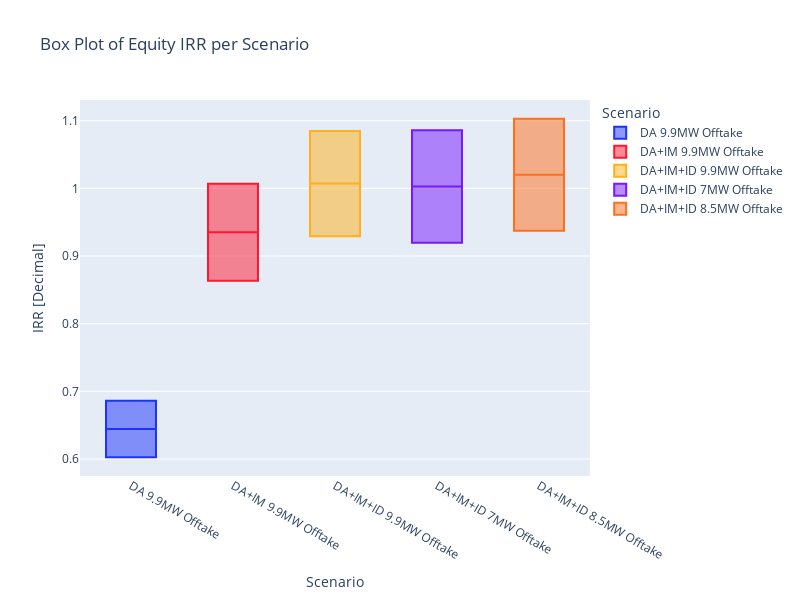
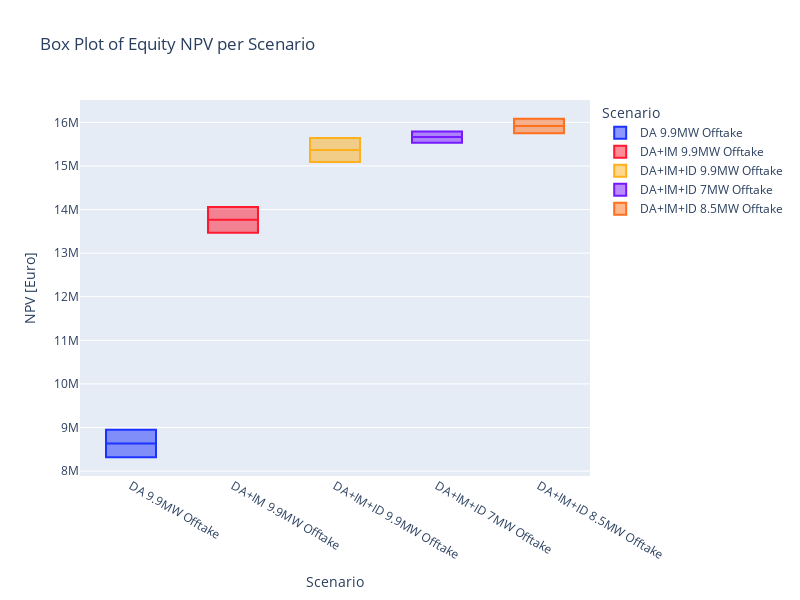

Notebook code for these charts, in order:
### Code cell
model_file = "250130 - Multi-Asset Financial Model Version 1.12B Kisuma (2024) - DUA.xlsx"
model_cases = "DA 9.9MW Offtake", "DA+IM 9.9MW Offtake", "DA+IM+ID 9.9MW Offtake", "DA+IM+ID 7MW Offtake", "DA+IM+ID 8.5MW Offtake"
model_uncertainties = [
        # CAPEX & OPEX parameters
        RealParameter("Contingency_CAPEX", -0.2, 0.2),
        RealParameter("Contingency_OPEX", -0.2, 0.2),
        # RealParameter("Merchant_Revenue", 150000, 350000),
        # RealParameter("EnecoMRI", 150000, 350000),
        # RealParameter("Land_lease_RE", 100000, 250000),
        # RealParameter("Land_lease_zelf", 300000, 600000),
        # RealParameter("landlease", 475000, 500000),
        # RealParameter("Aandeelhouderschap", 0.05, 0.25),
        # CategoricalParameter("revenuesplitshare", ("0","0.15","0.2")),
        # CategoricalParameter("revenuesplitbound", ("27000000","28000000","29000000", "30000000","31000000","32000000")),
        # CategoricalParameter("Repayment_type_senior", ("Linear", "Balloon")),
        # RealParameter("Interest_rate_senior", 0.04,0.05),
        # RealParameter("Balloon_size_senior", 0.05,0.15),
        # RealParameter("Gearing", 0.5, 0.8),
        # RealParameter("Yearly_revenue_growth", -0.02, 0.02),
        RealParameter("gridcost_volatility", -0.1,0.25),
        RealParameter("gasprice_volatility", -0.1, 0.2),
        # RealParameter("ATR85_Coverage", 0., 1)
    ]

kisuma_DUA = DUA(model_file, model_cases, model_uncertainties, n_simulations=2)

### Figure 1 — Plotly figure (JSON) as saved in the notebook; plotly's stock layout.template omitted (floating-point values rounded to 4 significant figures)
{"data": [{"alignmentgroup": "True", "hovertemplate": "Scenario=%{x}<br>IRR [Decimal]=%{y}<extra></extra>", "legendgroup": "DA 9.9MW Offtake", "marker": {"color": "#1c33ff"}, "name": "DA 9.9MW Offtake", "notched": false, "offsetgroup": "DA 9.9MW Offtake", "orientation": "v", "showlegend": true, "type": "box", "x": ["DA 9.9MW Offtake", "DA 9.9MW Offtake"], "x0": " ", "xaxis": "x", "y": [0.6862, 0.6027], "y0": " ", "yaxis": "y"}, {"alignmentgroup": "True", "hovertemplate": "Scenario=%{x}<br>IRR [Decimal]=%{y}<extra></extra>", "legendgroup": "DA+IM 9.9MW Offtake", "marker": {"color": "#ff1930"}, "name": "DA+IM 9.9MW Offtake", "notched": false, "offsetgroup": "DA+IM 9.9MW Offtake", "orientation": "v", "showlegend": true, "type": "box", "x": ["DA+IM 9.9MW Offtake", "DA+IM 9.9MW Offtake"], "x0": " ", "xaxis": "x", "y": [1.007, 0.8633], "y0": " ", "yaxis": "y"}, {"alignmentgroup": "True", "hovertemplate": "Scenario=%{x}<br>IRR [Decimal]=%{y}<extra></extra>", "legendgroup": "DA+IM+ID 9.9MW Offtake", "marker": {"color": "#ffb01c"}, "name": "DA+IM+ID 9.9MW Offtake", "notched": false, "offsetgroup": "DA+IM+ID 9.9MW Offtake", "orientation": "v", "showlegend": true, "type": "box", "x": ["DA+IM+ID 9.9MW Offtake", "DA+IM+ID 9.9MW Offtake"], "x0": " ", "xaxis": "x", "y": [1.085, 0.9291], "y0": " ", "yaxis": "y"}, {"alignmentgroup": "True", "hovertemplate": "Scenario=%{x}<br>IRR [Decimal]=%{y}<extra></extra>", "legendgroup": "DA+IM+ID 7MW Offtake", "marker": {"color": "#7519ff"}, "name": "DA+IM+ID 7MW Offtake", "notched": false, "offsetgroup": "DA+IM+ID 7MW Offtake", "orientation": "v", "showlegend": true, "type": "box", "x": ["DA+IM+ID 7MW Offtake", "DA+IM+ID 7MW Offtake"], "x0": " ", "xaxis": "x", "y": [1.086, 0.9197], "y0": " ", "yaxis": "y"}, {"alignmentgroup": "True", "hovertemplate": "Scenario=%{x}<br>IRR [Decimal]=%{y}<extra></extra>", "legendgroup": "DA+IM+ID 8.5MW Offtake", "marker": {"color": "#ff6f1c"}, "name": "DA+IM+ID 8.5MW Offtake", "notched": false, "offsetgroup": "DA+IM+ID 8.5MW Offtake", "orientation": "v", "showlegend": true, "type": "box", "x": ["DA+IM+ID 8.5MW Offtake", "DA+IM+ID 8.5MW Offtake"], "x0": " ", "xaxis": "x", "y": [1.103, 0.9374], "y0": " ", "yaxis": "y"}], "layout": {"boxmode": "overlay", "height": 600, "legend": {"title": {"text": "Scenario"}, "tracegroupgap": 0}, "title": {"text": "Box Plot of Equity IRR per Scenario"}, "width": 800, "xaxis": {"anchor": "y", "categoryarray": ["DA 9.9MW Offtake", "DA+IM 9.9MW Offtake", "DA+IM+ID 9.9MW Offtake", "DA+IM+ID 7MW Offtake", "DA+IM+ID 8.5MW Offtake"], "categoryorder": "array", "domain": [0, 1], "title": {"text": "Scenario"}}, "yaxis": {"anchor": "x", "domain": [0, 1], "title": {"text": "IRR [Decimal]"}}}}

### Figure 2 — Plotly figure (JSON) as saved in the notebook; plotly's stock layout.template omitted (floating-point values rounded to 4 significant figures)
{"data": [{"alignmentgroup": "True", "hovertemplate": "Scenario=%{x}<br>NPV [EUR]=%{y}<extra></extra>", "legendgroup": "DA 9.9MW Offtake", "marker": {"color": "#1c33ff"}, "name": "DA 9.9MW Offtake", "notched": false, "offsetgroup": "DA 9.9MW Offtake", "orientation": "v", "showlegend": true, "type": "box", "x": ["DA 9.9MW Offtake", "DA 9.9MW Offtake"], "x0": " ", "xaxis": "x", "y": [8318000.0, 8946000.0], "y0": " ", "yaxis": "y"}, {"alignmentgroup": "True", "hovertemplate": "Scenario=%{x}<br>NPV [EUR]=%{y}<extra></extra>", "legendgroup": "DA+IM 9.9MW Offtake", "marker": {"color": "#ff1930"}, "name": "DA+IM 9.9MW Offtake", "notched": false, "offsetgroup": "DA+IM 9.9MW Offtake", "orientation": "v", "showlegend": true, "type": "box", "x": ["DA+IM 9.9MW Offtake", "DA+IM 9.9MW Offtake"], "x0": " ", "xaxis": "x", "y": [13470000.0, 14060000.0], "y0": " ", "yaxis": "y"}, {"alignmentgroup": "True", "hovertemplate": "Scenario=%{x}<br>NPV [EUR]=%{y}<extra></extra>", "legendgroup": "DA+IM+ID 9.9MW Offtake", "marker": {"color": "#ffb01c"}, "name": "DA+IM+ID 9.9MW Offtake", "notched": false, "offsetgroup": "DA+IM+ID 9.9MW Offtake", "orientation": "v", "showlegend": true, "type": "box", "x": ["DA+IM+ID 9.9MW Offtake", "DA+IM+ID 9.9MW Offtake"], "x0": " ", "xaxis": "x", "y": [15090000.0, 15640000.0], "y0": " ", "yaxis": "y"}, {"alignmentgroup": "True", "hovertemplate": "Scenario=%{x}<br>NPV [EUR]=%{y}<extra></extra>", "legendgroup": "DA+IM+ID 7MW Offtake", "marker": {"color": "#7519ff"}, "name": "DA+IM+ID 7MW Offtake", "notched": false, "offsetgroup": "DA+IM+ID 7MW Offtake", "orientation": "v", "showlegend": true, "type": "box", "x": ["DA+IM+ID 7MW Offtake", "DA+IM+ID 7MW Offtake"], "x0": " ", "xaxis": "x", "y": [15530000.0, 15790000.0], "y0": " ", "yaxis": "y"}, {"alignmentgroup": "True", "hovertemplate": "Scenario=%{x}<br>NPV [EUR]=%{y}<extra></extra>", "legendgroup": "DA+IM+ID 8.5MW Offtake", "marker": {"color": "#ff6f1c"}, "name": "DA+IM+ID 8.5MW Offtake", "notched": false, "offsetgroup": "DA+IM+ID 8.5MW Offtake", "orientation": "v", "showlegend": true, "type": "box", "x": ["DA+IM+ID 8.5MW Offtake", "DA+IM+ID 8.5MW Offtake"], "x0": " ", "xaxis": "x", "y": [15750000.0, 16080000.0], "y0": " ", "yaxis": "y"}], "layout": {"boxmode": "overlay", "height": 600, "legend": {"title": {"text": "Scenario"}, "tracegroupgap": 0}, "title": {"text": "Box Plot of Equity NPV per Scenario"}, "width": 800, "xaxis": {"anchor": "y", "categoryarray": ["DA 9.9MW Offtake", "DA+IM 9.9MW Offtake", "DA+IM+ID 9.9MW Offtake", "DA+IM+ID 7MW Offtake", "DA+IM+ID 8.5MW Offtake"], "categoryorder": "array", "domain": [0, 1], "title": {"text": "Scenario"}}, "yaxis": {"anchor": "x", "domain": [0, 1], "title": {"text": "NPV [Euro]"}}}}
